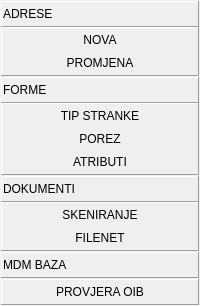
               <widget class="QFrame" name="frame_8">
                <property name="sizePolicy">
                 <sizepolicy hsizetype="Maximum" vsizetype="Preferred">
                  <horstretch>0</horstretch>
                  <verstretch>0</verstretch>
                 </sizepolicy>
                </property>
                <property name="frameShape">
                 <enum>QFrame::NoFrame</enum>
                </property>
                <property name="frameShadow">
                 <enum>QFrame::Raised</enum>
                </property>
                <layout class="QVBoxLayout" name="verticalLayout_3">
                 <property name="spacing">
                  <number>1</number>
                 </property>
                 <property name="leftMargin">
                  <number>1</number>
                 </property>
                 <property name="topMargin">
                  <number>1</number>
                 </property>
                 <property name="rightMargin">
                  <number>1</number>
                 </property>
                 <property name="bottomMargin">
                  <number>1</number>
                 </property>
                 <item>
                  <widget class="QFrame" name="frame_9">
                   <property name="frameShape">
                    <enum>QFrame::NoFrame</enum>
                   </property>
                   <property name="frameShadow">
                    <enum>QFrame::Raised</enum>
                   </property>
                   <layout class="QVBoxLayout" name="verticalLayout_5">
                    <property name="spacing">
                     <number>0</number>
                    </property>
                    <property name="leftMargin">
                     <number>0</number>
                    </property>
                    <property name="topMargin">
                     <number>0</number>
                    </property>
                    <property name="rightMargin">
                     <number>0</number>
                    </property>
                    <property name="bottomMargin">
                     <number>0</number>
                    </property>
                    <item>
                     <widget class="QFrame" name="frame_3">
                      <property name="frameShape">
                       <enum>QFrame::Panel</enum>
                      </property>
                      <property name="frameShadow">
                       <enum>QFrame::Raised</enum>
                      </property>
                      <layout class="QHBoxLayout" name="horizontalLayout_18">
                       <property name="spacing">
                        <number>1</number>
                       </property>
                       <property name="leftMargin">
                        <number>1</number>
                       </property>
                       <property name="topMargin">
                        <number>1</number>
                       </property>
                       <property name="rightMargin">
                        <number>1</number>
                       </property>
                       <property name="bottomMargin">
                        <number>1</number>
                       </property>
                       <item>
                        <widget class="QLabel" name="label_15">
                         <property name="sizePolicy">
                          <sizepolicy hsizetype="Expanding" vsizetype="Preferred">
                           <horstretch>0</horstretch>
                           <verstretch>0</verstretch>
                          </sizepolicy>
                         </property>
                         <property name="frameShape">
                          <enum>QFrame::NoFrame</enum>
                         </property>
                         <property name="text">
                          <string>ADRESE</string>
                         </property>
                        </widget>
                       </item>
                       <item>
                        <widget class="QPushButton" name="pushButton">
                         <property name="sizePolicy">
                          <sizepolicy hsizetype="Minimum" vsizetype="Fixed">
                           <horstretch>0</horstretch>
                           <verstretch>0</verstretch>
                          </sizepolicy>
                         </property>
                         <property name="cursor">
                          <cursorShape>PointingHandCursor</cursorShape>
                         </property>
                         <property name="text">
                          <string/>
                         </property>
                         <property name="icon">
                          <iconset resource="../../resources/DonatForm.qrc">
                           <normaloff>:/InDonat/Forms/images/ig_menuBlueUp.gif</normaloff>:/InDonat/Forms/images/ig_menuBlueUp.gif</iconset>
                         </property>
                         <property name="iconSize">
                          <size>
                           <width>16</width>
                           <height>16</height>
                          </size>
                         </property>
                         <property name="flat">
                          <bool>true</bool>
                         </property>
                        </widget>
                       </item>
                      </layout>
                     </widget>
                    </item>
                    <item>
                     <widget class="QFrame" name="frame_4">
                      <property name="sizePolicy">
                       <sizepolicy hsizetype="Preferred" vsizetype="Maximum">
                        <horstretch>0</horstretch>
                        <verstretch>0</verstretch>
                       </sizepolicy>
                      </property>
                      <property name="frameShape">
                       <enum>QFrame::Panel</enum>
                      </property>
                      <property name="frameShadow">
                       <enum>QFrame::Raised</enum>
                      </property>
                      <layout class="QVBoxLayout" name="verticalLayout_7">
                       <property name="spacing">
                        <number>1</number>
                       </property>
                       <property name="leftMargin">
                        <number>1</number>
                       </property>
                       <property name="topMargin">
                        <number>1</number>
                       </property>
                       <property name="rightMargin">
                        <number>1</number>
                       </property>
                       <property name="bottomMargin">
                        <number>1</number>
                       </property>
                       <item>
                        <widget class="QPushButton" name="btnNovaAdresa">
                         <property name="font">
                          <font>
                           <weight>50</weight>
                           <bold>false</bold>
                          </font>
                         </property>
                         <property name="cursor">
                          <cursorShape>PointingHandCursor</cursorShape>
                         </property>
                         <property name="text">
                          <string>NOVA</string>
                         </property>
                         <property name="icon">
                          <iconset resource="../../resources/DonatForm.qrc">
                           <normaloff>:/InDonat/Forms/images/document_plain.ico</normaloff>:/InDonat/Forms/images/document_plain.ico</iconset>
                         </property>
                         <property name="flat">
                          <bool>true</bool>
                         </property>
                        </widget>
                       </item>
                       <item>
                        <widget class="QPushButton" name="btnPomjenaAdrese">
                         <property name="font">
                          <font>
                           <weight>50</weight>
                           <bold>false</bold>
                          </font>
                         </property>
                         <property name="cursor">
                          <cursorShape>PointingHandCursor</cursorShape>
                         </property>
                         <property name="text">
                          <string>PROMJENA</string>
                         </property>
                         <property name="icon">
                          <iconset resource="../../resources/DonatForm.qrc">
                           <normaloff>:/InDonat/Forms/images/mjesto.gif</normaloff>:/InDonat/Forms/images/mjesto.gif</iconset>
                         </property>
                         <property name="flat">
                          <bool>true</bool>
                         </property>
                        </widget>
                       </item>
                      </layout>
                     </widget>
                    </item>
                   </layout>
                  </widget>
                 </item>
                 <item>
                  <widget class="QFrame" name="frame_10">
                   <property name="sizePolicy">
                    <sizepolicy hsizetype="Preferred" vsizetype="Preferred">
                     <horstretch>0</horstretch>
                     <verstretch>0</verstretch>
                    </sizepolicy>
                   </property>
                   <property name="frameShape">
                    <enum>QFrame::NoFrame</enum>
                   </property>
                   <property name="frameShadow">
                    <enum>QFrame::Raised</enum>
                   </property>
                   <layout class="QVBoxLayout" name="verticalLayout_6">
                    <property name="spacing">
                     <number>0</number>
                    </property>
                    <property name="leftMargin">
                     <number>0</number>
                    </property>
                    <property name="topMargin">
                     <number>0</number>
                    </property>
                    <property name="rightMargin">
                     <number>0</number>
                    </property>
                    <property name="bottomMargin">
                     <number>0</number>
                    </property>
                    <item>
                     <widget class="QFrame" name="frame_23">
                      <property name="frameShape">
                       <enum>QFrame::Panel</enum>
                      </property>
                      <property name="frameShadow">
                       <enum>QFrame::Raised</enum>
                      </property>
                      <layout class="QHBoxLayout" name="horizontalLayout_19">
                       <property name="spacing">
                        <number>1</number>
                       </property>
                       <property name="leftMargin">
                        <number>1</number>
                       </property>
                       <property name="topMargin">
                        <number>1</number>
                       </property>
                       <property name="rightMargin">
                        <number>1</number>
                       </property>
                       <property name="bottomMargin">
                        <number>1</number>
                       </property>
                       <item>
                        <widget class="QLabel" name="label_2">
                         <property name="sizePolicy">
                          <sizepolicy hsizetype="Expanding" vsizetype="Preferred">
                           <horstretch>0</horstretch>
                           <verstretch>0</verstretch>
                          </sizepolicy>
                         </property>
                         <property name="text">
                          <string>FORME</string>
                         </property>
                        </widget>
                       </item>
                       <item>
                        <widget class="QPushButton" name="pushButton_8">
                         <property name="cursor">
                          <cursorShape>PointingHandCursor</cursorShape>
                         </property>
                         <property name="text">
                          <string/>
                         </property>
                         <property name="icon">
                          <iconset resource="../../resources/DonatForm.qrc">
                           <normaloff>:/InDonat/Forms/images/ig_menuBlueUp.gif</normaloff>:/InDonat/Forms/images/ig_menuBlueUp.gif</iconset>
                         </property>
                         <property name="iconSize">
                          <size>
                           <width>16</width>
                           <height>16</height>
                          </size>
                         </property>
                         <property name="flat">
                          <bool>true</bool>
                         </property>
                        </widget>
                       </item>
                      </layout>
                     </widget>
                    </item>
                    <item>
                     <widget class="QFrame" name="frame_24">
                      <property name="sizePolicy">
                       <sizepolicy hsizetype="Preferred" vsizetype="Preferred">
                        <horstretch>0</horstretch>
                        <verstretch>0</verstretch>
                       </sizepolicy>
                      </property>
                      <property name="frameShape">
                       <enum>QFrame::Panel</enum>
                      </property>
                      <property name="frameShadow">
                       <enum>QFrame::Raised</enum>
                      </property>
                      <layout class="QVBoxLayout" name="verticalLayout_8">
                       <property name="spacing">
                        <number>1</number>
                       </property>
                       <property name="leftMargin">
                        <number>1</number>
                       </property>
                       <property name="topMargin">
                        <number>1</number>
                       </property>
                       <property name="rightMargin">
                        <number>1</number>
                       </property>
                       <property name="bottomMargin">
                        <number>1</number>
                       </property>
                       <item>
                        <widget class="QPushButton" name="btnTipStranke">
                         <property name="font">
                          <font>
                           <weight>50</weight>
                           <bold>false</bold>
                          </font>
                         </property>
                         <property name="cursor">
                          <cursorShape>PointingHandCursor</cursorShape>
                         </property>
                         <property name="text">
                          <string>TIP STRANKE</string>
                         </property>
                         <property name="icon">
                          <iconset resource="../../resources/DonatForm.qrc">
                           <normaloff>:/InDonat/Forms/images/Connecting.gif</normaloff>:/InDonat/Forms/images/Connecting.gif</iconset>
                         </property>
                         <property name="iconSize">
                          <size>
                           <width>16</width>
                           <height>16</height>
                          </size>
                         </property>
                         <property name="flat">
                          <bool>true</bool>
                         </property>
                        </widget>
                       </item>
                       <item>
                        <widget class="QPushButton" name="btnPorez">
                         <property name="font">
                          <font>
                           <weight>50</weight>
                           <bold>false</bold>
                          </font>
                         </property>
                         <property name="cursor">
                          <cursorShape>PointingHandCursor</cursorShape>
                         </property>
                         <property name="text">
                          <string>POREZ</string>
                         </property>
                         <property name="icon">
                          <iconset resource="../../resources/DonatForm.qrc">
                           <normaloff>:/InDonat/Forms/images/Connecting.gif</normaloff>:/InDonat/Forms/images/Connecting.gif</iconset>
                         </property>
                         <property name="iconSize">
                          <size>
                           <width>16</width>
                           <height>16</height>
                          </size>
                         </property>
                         <property name="flat">
                          <bool>true</bool>
                         </property>
                        </widget>
                       </item>
                       <item>
                        <widget class="QPushButton" name="btnAtributi">
                         <property name="font">
                          <font>
                           <weight>50</weight>
                           <bold>false</bold>
                          </font>
                         </property>
                         <property name="cursor">
                          <cursorShape>PointingHandCursor</cursorShape>
                         </property>
                         <property name="text">
                          <string>ATRIBUTI</string>
                         </property>
                         <property name="icon">
                          <iconset resource="../../resources/DonatForm.qrc">
                           <normaloff>:/InDonat/Forms/images/Connecting.gif</normaloff>:/InDonat/Forms/images/Connecting.gif</iconset>
                         </property>
                         <property name="iconSize">
                          <size>
                           <width>16</width>
                           <height>16</height>
                          </size>
                         </property>
                         <property name="flat">
                          <bool>true</bool>
                         </property>
                        </widget>
                       </item>
                      </layout>
                     </widget>
                    </item>
                   </layout>
                  </widget>
                 </item>
                 <item>
                  <widget class="QFrame" name="frame_26">
                   <property name="frameShape">
                    <enum>QFrame::NoFrame</enum>
                   </property>
                   <property name="frameShadow">
                    <enum>QFrame::Raised</enum>
                   </property>
                   <layout class="QVBoxLayout" name="verticalLayout_10">
                    <property name="spacing">
                     <number>0</number>
                    </property>
                    <property name="leftMargin">
                     <number>0</number>
                    </property>
                    <property name="topMargin">
                     <number>0</number>
                    </property>
                    <property name="rightMargin">
                     <number>0</number>
                    </property>
                    <property name="bottomMargin">
                     <number>0</number>
                    </property>
                    <item>
                     <widget class="QFrame" name="frame_27">
                      <property name="frameShape">
                       <enum>QFrame::Panel</enum>
                      </property>
                      <property name="frameShadow">
                       <enum>QFrame::Raised</enum>
                      </property>
                      <layout class="QHBoxLayout" name="horizontalLayout_21">
                       <property name="spacing">
                        <number>1</number>
                       </property>
                       <property name="leftMargin">
                        <number>1</number>
                       </property>
                       <property name="topMargin">
                        <number>1</number>
                       </property>
                       <property name="rightMargin">
                        <number>1</number>
                       </property>
                       <property name="bottomMargin">
                        <number>1</number>
                       </property>
                       <item>
                        <widget class="QLabel" name="lblPaperClipTitle">
                         <property name="sizePolicy">
                          <sizepolicy hsizetype="Expanding" vsizetype="Preferred">
                           <horstretch>0</horstretch>
                           <verstretch>0</verstretch>
                          </sizepolicy>
                         </property>
                         <property name="frameShape">
                          <enum>QFrame::NoFrame</enum>
                         </property>
                         <property name="text">
                          <string>DOKUMENTI</string>
                         </property>
                        </widget>
                       </item>
                       <item>
                        <widget class="QPushButton" name="pushButton_2">
                         <property name="sizePolicy">
                          <sizepolicy hsizetype="Minimum" vsizetype="Fixed">
                           <horstretch>0</horstretch>
                           <verstretch>0</verstretch>
                          </sizepolicy>
                         </property>
                         <property name="cursor">
                          <cursorShape>PointingHandCursor</cursorShape>
                         </property>
                         <property name="text">
                          <string/>
                         </property>
                         <property name="icon">
                          <iconset resource="../../resources/DonatForm.qrc">
                           <normaloff>:/InDonat/Forms/images/ig_menuBlueUp.gif</normaloff>:/InDonat/Forms/images/ig_menuBlueUp.gif</iconset>
                         </property>
                         <property name="iconSize">
                          <size>
                           <width>16</width>
                           <height>16</height>
                          </size>
                         </property>
                         <property name="flat">
                          <bool>true</bool>
                         </property>
                        </widget>
                       </item>
                      </layout>
                     </widget>
                    </item>
                    <item>
                     <widget class="QFrame" name="frame_28">
                      <property name="frameShape">
                       <enum>QFrame::Panel</enum>
                      </property>
                      <property name="frameShadow">
                       <enum>QFrame::Raised</enum>
                      </property>
                      <layout class="QVBoxLayout" name="verticalLayout_11">
                       <property name="spacing">
                        <number>1</number>
                       </property>
                       <property name="leftMargin">
                        <number>1</number>
                       </property>
                       <property name="topMargin">
                        <number>1</number>
                       </property>
                       <property name="rightMargin">
                        <number>1</number>
                       </property>
                       <property name="bottomMargin">
                        <number>1</number>
                       </property>
                       <item>
                        <widget class="QPushButton" name="btnSkeniranje">
                         <property name="font">
                          <font>
                           <weight>50</weight>
                           <bold>false</bold>
                          </font>
                         </property>
                         <property name="cursor">
                          <cursorShape>PointingHandCursor</cursorShape>
                         </property>
                         <property name="text">
                          <string>SKENIRANJE</string>
                         </property>
                         <property name="icon">
                          <iconset resource="../../resources/DonatForm.qrc">
                           <normaloff>:/InDonat/Forms/images/paperclip_scan.jpg</normaloff>:/InDonat/Forms/images/paperclip_scan.jpg</iconset>
                         </property>
                         <property name="iconSize">
                          <size>
                           <width>16</width>
                           <height>16</height>
                          </size>
                         </property>
                         <property name="flat">
                          <bool>true</bool>
                         </property>
                        </widget>
                       </item>
                       <item>
                        <widget class="QPushButton" name="btnFileNet">
                         <property name="font">
                          <font>
                           <weight>50</weight>
                           <bold>false</bold>
                          </font>
                         </property>
                         <property name="cursor">
                          <cursorShape>PointingHandCursor</cursorShape>
                         </property>
                         <property name="text">
                          <string>FILENET</string>
                         </property>
                         <property name="icon">
                          <iconset resource="../../resources/DonatForm.qrc">
                           <normaloff>:/InDonat/Forms/images/POVECALO.png</normaloff>:/InDonat/Forms/images/POVECALO.png</iconset>
                         </property>
                         <property name="flat">
                          <bool>true</bool>
                         </property>
                        </widget>
                       </item>
                      </layout>
                     </widget>
                    </item>
                   </layout>
                  </widget>
                 </item>
                 <item>
                  <widget class="QFrame" name="frame_25">
                   <property name="sizePolicy">
                    <sizepolicy hsizetype="Preferred" vsizetype="Maximum">
                     <horstretch>0</horstretch>
                     <verstretch>0</verstretch>
                    </sizepolicy>
                   </property>
                   <property name="frameShape">
                    <enum>QFrame::Panel</enum>
                   </property>
                   <property name="frameShadow">
                    <enum>QFrame::Raised</enum>
                   </property>
                   <layout class="QHBoxLayout" name="horizontalLayout_22" stretch="0,0">
                    <property name="spacing">
                     <number>1</number>
                    </property>
                    <property name="leftMargin">
                     <number>1</number>
                    </property>
                    <property name="topMargin">
                     <number>1</number>
                    </property>
                    <property name="rightMargin">
                     <number>1</number>
                    </property>
                    <property name="bottomMargin">
                     <number>1</number>
                    </property>
                    <item>
                     <widget class="QLabel" name="lblMdmTitle">
                      <property name="sizePolicy">
                       <sizepolicy hsizetype="Expanding" vsizetype="Preferred">
                        <horstretch>0</horstretch>
                        <verstretch>0</verstretch>
                       </sizepolicy>
                      </property>
                      <property name="frameShape">
                       <enum>QFrame::NoFrame</enum>
                      </property>
                      <property name="text">
                       <string>MDM BAZA</string>
                      </property>
                     </widget>
                    </item>
                    <item>
                     <widget class="QPushButton" name="pushButton_3">
                      <property name="sizePolicy">
                       <sizepolicy hsizetype="Minimum" vsizetype="Fixed">
                        <horstretch>0</horstretch>
                        <verstretch>0</verstretch>
                       </sizepolicy>
                      </property>
                      <property name="cursor">
                       <cursorShape>PointingHandCursor</cursorShape>
                      </property>
                      <property name="text">
                       <string/>
                      </property>
                      <property name="icon">
                       <iconset resource="../../resources/DonatForm.qrc">
                        <normaloff>:/InDonat/Forms/images/ig_menuBlueUp.gif</normaloff>:/InDonat/Forms/images/ig_menuBlueUp.gif</iconset>
                      </property>
                      <property name="iconSize">
                       <size>
                        <width>16</width>
                        <height>16</height>
                       </size>
                      </property>
                      <property name="flat">
                       <bool>true</bool>
                      </property>
                     </widget>
                    </item>
                   </layout>
                  </widget>
                 </item>
                 <item>
                  <widget class="QFrame" name="frame_29">
                   <property name="sizePolicy">
                    <sizepolicy hsizetype="Preferred" vsizetype="Maximum">
                     <horstretch>0</horstretch>
                     <verstretch>0</verstretch>
                    </sizepolicy>
                   </property>
                   <property name="frameShape">
                    <enum>QFrame::Panel</enum>
                   </property>
                   <property name="frameShadow">
                    <enum>QFrame::Raised</enum>
                   </property>
                   <layout class="QHBoxLayout" name="horizontalLayout_23" stretch="0">
                    <property name="spacing">
                     <number>1</number>
                    </property>
                    <property name="leftMargin">
                     <number>1</number>
                    </property>
                    <property name="topMargin">
                     <number>1</number>
                    </property>
                    <property name="rightMargin">
                     <number>1</number>
                    </property>
                    <property name="bottomMargin">
                     <number>1</number>
                    </property>
                    <item>
                     <widget class="QPushButton" name="btnMdmProvjeraOib">
                      <property name="font">
                       <font>
                        <weight>50</weight>
                        <bold>false</bold>
                       </font>
                      </property>
                      <property name="cursor">
                       <cursorShape>PointingHandCursor</cursorShape>
                      </property>
                      <property name="text">
                       <string>PROVJERA OIB</string>
                      </property>
                      <property name="icon">
                       <iconset resource="../../resources/DonatForm.qrc">
                        <normaloff>:/InDonat/Forms/images/MBR.gif</normaloff>:/InDonat/Forms/images/MBR.gif</iconset>
                      </property>
                      <property name="iconSize">
                       <size>
                        <width>16</width>
                        <height>16</height>
                       </size>
                      </property>
                      <property name="flat">
                       <bool>true</bool>
                      </property>
                     </widget>
                    </item>
                   </layout>
                  </widget>
                 </item>
                </layout>
               </widget>
